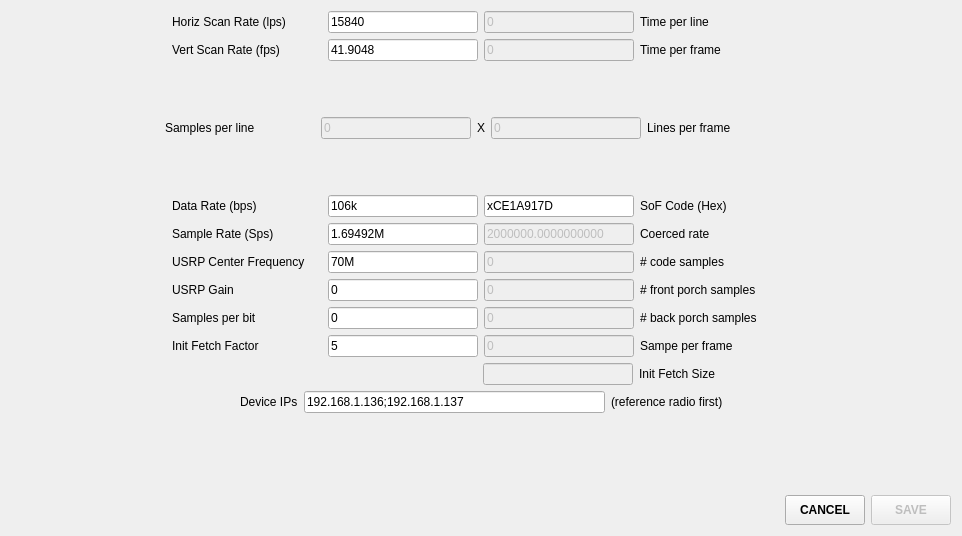
<?xml version="1.0" encoding="UTF-8"?>
<ui version="4.0">
 <class>ConfigurationPanelWidget</class>
 <widget class="QWidget" name="ConfigurationPanelWidget">
  <property name="windowModality">
   <enum>Qt::ApplicationModal</enum>
  </property>
  <property name="geometry">
   <rect>
    <x>0</x>
    <y>0</y>
    <width>962</width>
    <height>536</height>
   </rect>
  </property>
  <property name="sizePolicy">
   <sizepolicy hsizetype="Minimum" vsizetype="Minimum">
    <horstretch>0</horstretch>
    <verstretch>0</verstretch>
   </sizepolicy>
  </property>
  <property name="windowTitle">
   <string>Configuration</string>
  </property>
  <property name="windowIcon">
   <iconset resource="resources.qrc">
    <normaloff>:/new/mainwindow/icon/pinion.ico</normaloff>:/new/mainwindow/icon/pinion.ico</iconset>
  </property>
  <layout class="QGridLayout" name="gridLayout">
   <item row="0" column="0">
    <layout class="QVBoxLayout" name="verticalLayout">
     <item>
      <layout class="QHBoxLayout" name="horizontalLayout_30">
       <item>
        <layout class="QHBoxLayout" name="horizontalLayout">
         <item>
          <spacer name="horizontalSpacer_2">
           <property name="orientation">
            <enum>Qt::Horizontal</enum>
           </property>
           <property name="sizeHint" stdset="0">
            <size>
             <width>40</width>
             <height>20</height>
            </size>
           </property>
          </spacer>
         </item>
         <item>
          <widget class="QLabel" name="label">
           <property name="minimumSize">
            <size>
             <width>150</width>
             <height>0</height>
            </size>
           </property>
           <property name="maximumSize">
            <size>
             <width>150</width>
             <height>16777215</height>
            </size>
           </property>
           <property name="text">
            <string>Horiz Scan Rate (lps)</string>
           </property>
          </widget>
         </item>
         <item>
          <widget class="QLineEdit" name="horizScanRateLineEdit">
           <property name="minimumSize">
            <size>
             <width>150</width>
             <height>0</height>
            </size>
           </property>
           <property name="maximumSize">
            <size>
             <width>150</width>
             <height>16777215</height>
            </size>
           </property>
           <property name="inputMethodHints">
            <set>Qt::ImhNone</set>
           </property>
           <property name="text">
            <string>15840</string>
           </property>
          </widget>
         </item>
        </layout>
       </item>
       <item>
        <layout class="QHBoxLayout" name="horizontalLayout_22">
         <item>
          <widget class="QLineEdit" name="timePerLineLineEdit">
           <property name="enabled">
            <bool>false</bool>
           </property>
           <property name="minimumSize">
            <size>
             <width>150</width>
             <height>0</height>
            </size>
           </property>
           <property name="maximumSize">
            <size>
             <width>150</width>
             <height>16777215</height>
            </size>
           </property>
           <property name="text">
            <string>0</string>
           </property>
          </widget>
         </item>
         <item>
          <widget class="QLabel" name="label_22">
           <property name="minimumSize">
            <size>
             <width>150</width>
             <height>0</height>
            </size>
           </property>
           <property name="maximumSize">
            <size>
             <width>150</width>
             <height>16777215</height>
            </size>
           </property>
           <property name="text">
            <string>Time per line</string>
           </property>
          </widget>
         </item>
         <item>
          <spacer name="horizontalSpacer_3">
           <property name="orientation">
            <enum>Qt::Horizontal</enum>
           </property>
           <property name="sizeHint" stdset="0">
            <size>
             <width>40</width>
             <height>20</height>
            </size>
           </property>
          </spacer>
         </item>
        </layout>
       </item>
      </layout>
     </item>
     <item>
      <layout class="QHBoxLayout" name="horizontalLayout_31">
       <item>
        <layout class="QHBoxLayout" name="horizontalLayout_4">
         <item>
          <spacer name="horizontalSpacer_4">
           <property name="orientation">
            <enum>Qt::Horizontal</enum>
           </property>
           <property name="sizeHint" stdset="0">
            <size>
             <width>40</width>
             <height>20</height>
            </size>
           </property>
          </spacer>
         </item>
         <item>
          <widget class="QLabel" name="label_4">
           <property name="minimumSize">
            <size>
             <width>150</width>
             <height>0</height>
            </size>
           </property>
           <property name="maximumSize">
            <size>
             <width>150</width>
             <height>16777215</height>
            </size>
           </property>
           <property name="text">
            <string>Vert Scan Rate (fps)</string>
           </property>
          </widget>
         </item>
         <item>
          <widget class="QLineEdit" name="vertScanRateLineEdit">
           <property name="minimumSize">
            <size>
             <width>150</width>
             <height>0</height>
            </size>
           </property>
           <property name="maximumSize">
            <size>
             <width>150</width>
             <height>16777215</height>
            </size>
           </property>
           <property name="text">
            <string>41.9048</string>
           </property>
          </widget>
         </item>
        </layout>
       </item>
       <item>
        <layout class="QHBoxLayout" name="horizontalLayout_26">
         <item>
          <widget class="QLineEdit" name="timePerFrameLineEdit">
           <property name="enabled">
            <bool>false</bool>
           </property>
           <property name="minimumSize">
            <size>
             <width>150</width>
             <height>0</height>
            </size>
           </property>
           <property name="maximumSize">
            <size>
             <width>150</width>
             <height>16777215</height>
            </size>
           </property>
           <property name="text">
            <string>0</string>
           </property>
          </widget>
         </item>
         <item>
          <widget class="QLabel" name="label_26">
           <property name="minimumSize">
            <size>
             <width>150</width>
             <height>0</height>
            </size>
           </property>
           <property name="maximumSize">
            <size>
             <width>150</width>
             <height>16777215</height>
            </size>
           </property>
           <property name="text">
            <string>Time per frame</string>
           </property>
          </widget>
         </item>
         <item>
          <spacer name="horizontalSpacer_12">
           <property name="orientation">
            <enum>Qt::Horizontal</enum>
           </property>
           <property name="sizeHint" stdset="0">
            <size>
             <width>40</width>
             <height>20</height>
            </size>
           </property>
          </spacer>
         </item>
        </layout>
       </item>
      </layout>
     </item>
     <item>
      <spacer name="verticalSpacer">
       <property name="orientation">
        <enum>Qt::Vertical</enum>
       </property>
       <property name="sizeType">
        <enum>QSizePolicy::Fixed</enum>
       </property>
       <property name="sizeHint" stdset="0">
        <size>
         <width>20</width>
         <height>50</height>
        </size>
       </property>
      </spacer>
     </item>
     <item>
      <layout class="QHBoxLayout" name="horizontalLayout_32">
       <item>
        <layout class="QHBoxLayout" name="horizontalLayout_9">
         <item>
          <spacer name="horizontalSpacer_5">
           <property name="orientation">
            <enum>Qt::Horizontal</enum>
           </property>
           <property name="sizeHint" stdset="0">
            <size>
             <width>40</width>
             <height>20</height>
            </size>
           </property>
          </spacer>
         </item>
         <item>
          <widget class="QLabel" name="label_9">
           <property name="minimumSize">
            <size>
             <width>150</width>
             <height>0</height>
            </size>
           </property>
           <property name="maximumSize">
            <size>
             <width>150</width>
             <height>16777215</height>
            </size>
           </property>
           <property name="text">
            <string>Samples per line</string>
           </property>
          </widget>
         </item>
         <item>
          <widget class="QLineEdit" name="samplesPerLineLineEdit">
           <property name="enabled">
            <bool>false</bool>
           </property>
           <property name="minimumSize">
            <size>
             <width>150</width>
             <height>0</height>
            </size>
           </property>
           <property name="maximumSize">
            <size>
             <width>150</width>
             <height>16777215</height>
            </size>
           </property>
           <property name="text">
            <string>0</string>
           </property>
          </widget>
         </item>
        </layout>
       </item>
       <item>
        <widget class="QLabel" name="label_31">
         <property name="text">
          <string>X</string>
         </property>
        </widget>
       </item>
       <item>
        <layout class="QHBoxLayout" name="horizontalLayout_25">
         <item>
          <widget class="QLineEdit" name="linesPerFrameLineEdit">
           <property name="enabled">
            <bool>false</bool>
           </property>
           <property name="minimumSize">
            <size>
             <width>150</width>
             <height>0</height>
            </size>
           </property>
           <property name="maximumSize">
            <size>
             <width>150</width>
             <height>16777215</height>
            </size>
           </property>
           <property name="text">
            <string>0</string>
           </property>
          </widget>
         </item>
         <item>
          <widget class="QLabel" name="label_25">
           <property name="minimumSize">
            <size>
             <width>150</width>
             <height>0</height>
            </size>
           </property>
           <property name="maximumSize">
            <size>
             <width>150</width>
             <height>16777215</height>
            </size>
           </property>
           <property name="text">
            <string>Lines per frame</string>
           </property>
          </widget>
         </item>
         <item>
          <spacer name="horizontalSpacer_13">
           <property name="orientation">
            <enum>Qt::Horizontal</enum>
           </property>
           <property name="sizeHint" stdset="0">
            <size>
             <width>40</width>
             <height>20</height>
            </size>
           </property>
          </spacer>
         </item>
        </layout>
       </item>
      </layout>
     </item>
     <item>
      <spacer name="verticalSpacer_2">
       <property name="orientation">
        <enum>Qt::Vertical</enum>
       </property>
       <property name="sizeType">
        <enum>QSizePolicy::Fixed</enum>
       </property>
       <property name="sizeHint" stdset="0">
        <size>
         <width>20</width>
         <height>50</height>
        </size>
       </property>
      </spacer>
     </item>
     <item>
      <layout class="QHBoxLayout" name="horizontalLayout_33">
       <item>
        <layout class="QHBoxLayout" name="horizontalLayout_2">
         <item>
          <spacer name="horizontalSpacer_6">
           <property name="orientation">
            <enum>Qt::Horizontal</enum>
           </property>
           <property name="sizeHint" stdset="0">
            <size>
             <width>40</width>
             <height>20</height>
            </size>
           </property>
          </spacer>
         </item>
         <item>
          <widget class="QLabel" name="label_2">
           <property name="minimumSize">
            <size>
             <width>150</width>
             <height>0</height>
            </size>
           </property>
           <property name="maximumSize">
            <size>
             <width>150</width>
             <height>16777215</height>
            </size>
           </property>
           <property name="text">
            <string>Data Rate (bps)</string>
           </property>
          </widget>
         </item>
         <item>
          <widget class="QLineEdit" name="dataRateLineEdit">
           <property name="minimumSize">
            <size>
             <width>150</width>
             <height>0</height>
            </size>
           </property>
           <property name="maximumSize">
            <size>
             <width>150</width>
             <height>16777215</height>
            </size>
           </property>
           <property name="text">
            <string>106k</string>
           </property>
          </widget>
         </item>
        </layout>
       </item>
       <item>
        <layout class="QHBoxLayout" name="horizontalLayout_19">
         <item>
          <widget class="QLineEdit" name="SoFCodeLineEdit">
           <property name="minimumSize">
            <size>
             <width>150</width>
             <height>0</height>
            </size>
           </property>
           <property name="maximumSize">
            <size>
             <width>150</width>
             <height>16777215</height>
            </size>
           </property>
           <property name="inputMethodHints">
            <set>Qt::ImhUppercaseOnly</set>
           </property>
           <property name="text">
            <string>xCE1A917D</string>
           </property>
          </widget>
         </item>
         <item>
          <widget class="QLabel" name="label_19">
           <property name="minimumSize">
            <size>
             <width>150</width>
             <height>0</height>
            </size>
           </property>
           <property name="maximumSize">
            <size>
             <width>150</width>
             <height>16777215</height>
            </size>
           </property>
           <property name="text">
            <string>SoF Code (Hex)</string>
           </property>
          </widget>
         </item>
         <item>
          <spacer name="horizontalSpacer_14">
           <property name="orientation">
            <enum>Qt::Horizontal</enum>
           </property>
           <property name="sizeHint" stdset="0">
            <size>
             <width>40</width>
             <height>20</height>
            </size>
           </property>
          </spacer>
         </item>
        </layout>
       </item>
      </layout>
     </item>
     <item>
      <layout class="QHBoxLayout" name="horizontalLayout_34">
       <item>
        <layout class="QHBoxLayout" name="horizontalLayout_5">
         <item>
          <spacer name="horizontalSpacer_7">
           <property name="orientation">
            <enum>Qt::Horizontal</enum>
           </property>
           <property name="sizeHint" stdset="0">
            <size>
             <width>40</width>
             <height>20</height>
            </size>
           </property>
          </spacer>
         </item>
         <item>
          <widget class="QLabel" name="label_5">
           <property name="minimumSize">
            <size>
             <width>150</width>
             <height>0</height>
            </size>
           </property>
           <property name="maximumSize">
            <size>
             <width>150</width>
             <height>16777215</height>
            </size>
           </property>
           <property name="text">
            <string>Sample Rate (Sps)</string>
           </property>
          </widget>
         </item>
         <item>
          <widget class="QLineEdit" name="sampleRateLineEdit">
           <property name="minimumSize">
            <size>
             <width>150</width>
             <height>0</height>
            </size>
           </property>
           <property name="maximumSize">
            <size>
             <width>150</width>
             <height>16777215</height>
            </size>
           </property>
           <property name="text">
            <string>1.69492M</string>
           </property>
          </widget>
         </item>
        </layout>
       </item>
       <item>
        <layout class="QHBoxLayout" name="horizontalLayout_27">
         <item>
          <widget class="QLineEdit" name="coercedRateLineEdit">
           <property name="enabled">
            <bool>false</bool>
           </property>
           <property name="minimumSize">
            <size>
             <width>150</width>
             <height>0</height>
            </size>
           </property>
           <property name="maximumSize">
            <size>
             <width>150</width>
             <height>16777215</height>
            </size>
           </property>
           <property name="text">
            <string>2000000.0000000000</string>
           </property>
          </widget>
         </item>
         <item>
          <widget class="QLabel" name="label_27">
           <property name="minimumSize">
            <size>
             <width>150</width>
             <height>0</height>
            </size>
           </property>
           <property name="maximumSize">
            <size>
             <width>150</width>
             <height>16777215</height>
            </size>
           </property>
           <property name="text">
            <string>Coerced rate</string>
           </property>
          </widget>
         </item>
         <item>
          <spacer name="horizontalSpacer_15">
           <property name="orientation">
            <enum>Qt::Horizontal</enum>
           </property>
           <property name="sizeHint" stdset="0">
            <size>
             <width>40</width>
             <height>20</height>
            </size>
           </property>
          </spacer>
         </item>
        </layout>
       </item>
      </layout>
     </item>
     <item>
      <layout class="QHBoxLayout" name="horizontalLayout_35">
       <item>
        <layout class="QHBoxLayout" name="horizontalLayout_8">
         <item>
          <spacer name="horizontalSpacer_8">
           <property name="orientation">
            <enum>Qt::Horizontal</enum>
           </property>
           <property name="sizeHint" stdset="0">
            <size>
             <width>40</width>
             <height>20</height>
            </size>
           </property>
          </spacer>
         </item>
         <item>
          <widget class="QLabel" name="label_8">
           <property name="minimumSize">
            <size>
             <width>150</width>
             <height>0</height>
            </size>
           </property>
           <property name="maximumSize">
            <size>
             <width>150</width>
             <height>16777215</height>
            </size>
           </property>
           <property name="text">
            <string>USRP Center Frequency</string>
           </property>
          </widget>
         </item>
         <item>
          <widget class="QLineEdit" name="USRPCenterFreqLineEdit">
           <property name="minimumSize">
            <size>
             <width>150</width>
             <height>0</height>
            </size>
           </property>
           <property name="maximumSize">
            <size>
             <width>150</width>
             <height>16777215</height>
            </size>
           </property>
           <property name="text">
            <string>70M</string>
           </property>
          </widget>
         </item>
        </layout>
       </item>
       <item>
        <layout class="QHBoxLayout" name="horizontalLayout_24">
         <item>
          <widget class="QLineEdit" name="codeSamplesNumberLineEdit">
           <property name="enabled">
            <bool>false</bool>
           </property>
           <property name="minimumSize">
            <size>
             <width>150</width>
             <height>0</height>
            </size>
           </property>
           <property name="maximumSize">
            <size>
             <width>150</width>
             <height>16777215</height>
            </size>
           </property>
           <property name="text">
            <string>0</string>
           </property>
          </widget>
         </item>
         <item>
          <widget class="QLabel" name="label_24">
           <property name="minimumSize">
            <size>
             <width>150</width>
             <height>0</height>
            </size>
           </property>
           <property name="maximumSize">
            <size>
             <width>150</width>
             <height>16777215</height>
            </size>
           </property>
           <property name="text">
            <string># code samples</string>
           </property>
          </widget>
         </item>
         <item>
          <spacer name="horizontalSpacer_16">
           <property name="orientation">
            <enum>Qt::Horizontal</enum>
           </property>
           <property name="sizeHint" stdset="0">
            <size>
             <width>40</width>
             <height>20</height>
            </size>
           </property>
          </spacer>
         </item>
        </layout>
       </item>
      </layout>
     </item>
     <item>
      <layout class="QHBoxLayout" name="horizontalLayout_36">
       <item>
        <layout class="QHBoxLayout" name="horizontalLayout_7">
         <item>
          <spacer name="horizontalSpacer_9">
           <property name="orientation">
            <enum>Qt::Horizontal</enum>
           </property>
           <property name="sizeHint" stdset="0">
            <size>
             <width>40</width>
             <height>20</height>
            </size>
           </property>
          </spacer>
         </item>
         <item>
          <widget class="QLabel" name="label_7">
           <property name="minimumSize">
            <size>
             <width>150</width>
             <height>0</height>
            </size>
           </property>
           <property name="maximumSize">
            <size>
             <width>150</width>
             <height>16777215</height>
            </size>
           </property>
           <property name="text">
            <string>USRP Gain</string>
           </property>
          </widget>
         </item>
         <item>
          <widget class="QLineEdit" name="USRPGainLineEdit">
           <property name="minimumSize">
            <size>
             <width>150</width>
             <height>0</height>
            </size>
           </property>
           <property name="maximumSize">
            <size>
             <width>150</width>
             <height>16777215</height>
            </size>
           </property>
           <property name="text">
            <string>0</string>
           </property>
          </widget>
         </item>
        </layout>
       </item>
       <item>
        <layout class="QHBoxLayout" name="horizontalLayout_21">
         <item>
          <widget class="QLineEdit" name="frontPorchSamplesNumberLineEdit">
           <property name="enabled">
            <bool>false</bool>
           </property>
           <property name="minimumSize">
            <size>
             <width>150</width>
             <height>0</height>
            </size>
           </property>
           <property name="maximumSize">
            <size>
             <width>150</width>
             <height>16777215</height>
            </size>
           </property>
           <property name="text">
            <string>0</string>
           </property>
          </widget>
         </item>
         <item>
          <widget class="QLabel" name="label_21">
           <property name="minimumSize">
            <size>
             <width>150</width>
             <height>0</height>
            </size>
           </property>
           <property name="maximumSize">
            <size>
             <width>150</width>
             <height>16777215</height>
            </size>
           </property>
           <property name="text">
            <string># front porch samples</string>
           </property>
          </widget>
         </item>
         <item>
          <spacer name="horizontalSpacer_17">
           <property name="orientation">
            <enum>Qt::Horizontal</enum>
           </property>
           <property name="sizeHint" stdset="0">
            <size>
             <width>40</width>
             <height>20</height>
            </size>
           </property>
          </spacer>
         </item>
        </layout>
       </item>
      </layout>
     </item>
     <item>
      <layout class="QHBoxLayout" name="horizontalLayout_37">
       <item>
        <layout class="QHBoxLayout" name="horizontalLayout_6">
         <item>
          <spacer name="horizontalSpacer_10">
           <property name="orientation">
            <enum>Qt::Horizontal</enum>
           </property>
           <property name="sizeHint" stdset="0">
            <size>
             <width>40</width>
             <height>20</height>
            </size>
           </property>
          </spacer>
         </item>
         <item>
          <widget class="QLabel" name="label_6">
           <property name="minimumSize">
            <size>
             <width>150</width>
             <height>0</height>
            </size>
           </property>
           <property name="maximumSize">
            <size>
             <width>150</width>
             <height>16777215</height>
            </size>
           </property>
           <property name="text">
            <string>Samples per bit</string>
           </property>
          </widget>
         </item>
         <item>
          <widget class="QLineEdit" name="samplesPerBitLineEdit">
           <property name="minimumSize">
            <size>
             <width>150</width>
             <height>0</height>
            </size>
           </property>
           <property name="maximumSize">
            <size>
             <width>150</width>
             <height>16777215</height>
            </size>
           </property>
           <property name="text">
            <string>0</string>
           </property>
          </widget>
         </item>
        </layout>
       </item>
       <item>
        <layout class="QHBoxLayout" name="horizontalLayout_23">
         <item>
          <widget class="QLineEdit" name="backPorchSamplesNumberLineEdit">
           <property name="enabled">
            <bool>false</bool>
           </property>
           <property name="minimumSize">
            <size>
             <width>150</width>
             <height>0</height>
            </size>
           </property>
           <property name="maximumSize">
            <size>
             <width>150</width>
             <height>16777215</height>
            </size>
           </property>
           <property name="text">
            <string>0</string>
           </property>
          </widget>
         </item>
         <item>
          <widget class="QLabel" name="label_23">
           <property name="minimumSize">
            <size>
             <width>150</width>
             <height>0</height>
            </size>
           </property>
           <property name="maximumSize">
            <size>
             <width>150</width>
             <height>16777215</height>
            </size>
           </property>
           <property name="text">
            <string># back porch samples</string>
           </property>
          </widget>
         </item>
         <item>
          <spacer name="horizontalSpacer_18">
           <property name="orientation">
            <enum>Qt::Horizontal</enum>
           </property>
           <property name="sizeHint" stdset="0">
            <size>
             <width>40</width>
             <height>20</height>
            </size>
           </property>
          </spacer>
         </item>
        </layout>
       </item>
      </layout>
     </item>
     <item>
      <layout class="QHBoxLayout" name="horizontalLayout_38">
       <item>
        <layout class="QHBoxLayout" name="horizontalLayout_3">
         <item>
          <spacer name="horizontalSpacer_11">
           <property name="orientation">
            <enum>Qt::Horizontal</enum>
           </property>
           <property name="sizeHint" stdset="0">
            <size>
             <width>40</width>
             <height>20</height>
            </size>
           </property>
          </spacer>
         </item>
         <item>
          <widget class="QLabel" name="label_3">
           <property name="minimumSize">
            <size>
             <width>150</width>
             <height>0</height>
            </size>
           </property>
           <property name="maximumSize">
            <size>
             <width>150</width>
             <height>16777215</height>
            </size>
           </property>
           <property name="text">
            <string>Init Fetch Factor</string>
           </property>
          </widget>
         </item>
         <item>
          <widget class="QLineEdit" name="initFetchFactorLineEdit">
           <property name="minimumSize">
            <size>
             <width>150</width>
             <height>0</height>
            </size>
           </property>
           <property name="maximumSize">
            <size>
             <width>150</width>
             <height>16777215</height>
            </size>
           </property>
           <property name="text">
            <string>5</string>
           </property>
          </widget>
         </item>
        </layout>
       </item>
       <item>
        <layout class="QHBoxLayout" name="horizontalLayout_20">
         <item>
          <widget class="QLineEdit" name="samplePerFrameLineEdit">
           <property name="enabled">
            <bool>false</bool>
           </property>
           <property name="minimumSize">
            <size>
             <width>150</width>
             <height>0</height>
            </size>
           </property>
           <property name="maximumSize">
            <size>
             <width>150</width>
             <height>16777215</height>
            </size>
           </property>
           <property name="text">
            <string>0</string>
           </property>
          </widget>
         </item>
         <item>
          <widget class="QLabel" name="label_20">
           <property name="minimumSize">
            <size>
             <width>150</width>
             <height>0</height>
            </size>
           </property>
           <property name="maximumSize">
            <size>
             <width>150</width>
             <height>16777215</height>
            </size>
           </property>
           <property name="text">
            <string>Sampe per frame</string>
           </property>
          </widget>
         </item>
         <item>
          <spacer name="horizontalSpacer_19">
           <property name="orientation">
            <enum>Qt::Horizontal</enum>
           </property>
           <property name="sizeHint" stdset="0">
            <size>
             <width>40</width>
             <height>20</height>
            </size>
           </property>
          </spacer>
         </item>
        </layout>
       </item>
      </layout>
     </item>
     <item>
      <layout class="QHBoxLayout" name="horizontalLayout_28">
       <item>
        <spacer name="horizontalSpacer">
         <property name="orientation">
          <enum>Qt::Horizontal</enum>
         </property>
         <property name="sizeHint" stdset="0">
          <size>
           <width>40</width>
           <height>20</height>
          </size>
         </property>
        </spacer>
       </item>
       <item>
        <spacer name="horizontalSpacer_23">
         <property name="orientation">
          <enum>Qt::Horizontal</enum>
         </property>
         <property name="sizeType">
          <enum>QSizePolicy::Fixed</enum>
         </property>
         <property name="sizeHint" stdset="0">
          <size>
           <width>310</width>
           <height>20</height>
          </size>
         </property>
        </spacer>
       </item>
       <item>
        <widget class="QLineEdit" name="initFetchSizeLineEdit">
         <property name="enabled">
          <bool>false</bool>
         </property>
         <property name="minimumSize">
          <size>
           <width>150</width>
           <height>0</height>
          </size>
         </property>
         <property name="maximumSize">
          <size>
           <width>150</width>
           <height>16777215</height>
          </size>
         </property>
        </widget>
       </item>
       <item>
        <widget class="QLabel" name="label_28">
         <property name="minimumSize">
          <size>
           <width>150</width>
           <height>0</height>
          </size>
         </property>
         <property name="maximumSize">
          <size>
           <width>150</width>
           <height>16777215</height>
          </size>
         </property>
         <property name="text">
          <string>Init Fetch Size</string>
         </property>
        </widget>
       </item>
       <item>
        <spacer name="horizontalSpacer_22">
         <property name="orientation">
          <enum>Qt::Horizontal</enum>
         </property>
         <property name="sizeHint" stdset="0">
          <size>
           <width>40</width>
           <height>20</height>
          </size>
         </property>
        </spacer>
       </item>
      </layout>
     </item>
     <item>
      <layout class="QHBoxLayout" name="horizontalLayout_11">
       <item>
        <spacer name="horizontalSpacer_20">
         <property name="orientation">
          <enum>Qt::Horizontal</enum>
         </property>
         <property name="sizeHint" stdset="0">
          <size>
           <width>231</width>
           <height>20</height>
          </size>
         </property>
        </spacer>
       </item>
       <item>
        <widget class="QLabel" name="label_29">
         <property name="text">
          <string>Device IPs</string>
         </property>
        </widget>
       </item>
       <item>
        <widget class="QLineEdit" name="devicesIPsLineEdit">
         <property name="minimumSize">
          <size>
           <width>301</width>
           <height>0</height>
          </size>
         </property>
         <property name="maximumSize">
          <size>
           <width>300</width>
           <height>16777215</height>
          </size>
         </property>
         <property name="text">
          <string>192.168.1.136;192.168.1.137</string>
         </property>
        </widget>
       </item>
       <item>
        <widget class="QLabel" name="label_30">
         <property name="text">
          <string>(reference radio first)</string>
         </property>
        </widget>
       </item>
       <item>
        <spacer name="horizontalSpacer_21">
         <property name="orientation">
          <enum>Qt::Horizontal</enum>
         </property>
         <property name="sizeHint" stdset="0">
          <size>
           <width>230</width>
           <height>20</height>
          </size>
         </property>
        </spacer>
       </item>
      </layout>
     </item>
     <item>
      <spacer name="verticalSpacer_3">
       <property name="orientation">
        <enum>Qt::Vertical</enum>
       </property>
       <property name="sizeHint" stdset="0">
        <size>
         <width>20</width>
         <height>40</height>
        </size>
       </property>
      </spacer>
     </item>
     <item>
      <layout class="QHBoxLayout" name="horizontalLayout_10">
       <item>
        <spacer name="horizontalSpacer_24">
         <property name="orientation">
          <enum>Qt::Horizontal</enum>
         </property>
         <property name="sizeHint" stdset="0">
          <size>
           <width>40</width>
           <height>20</height>
          </size>
         </property>
        </spacer>
       </item>
       <item>
        <widget class="QPushButton" name="cancelBtn">
         <property name="minimumSize">
          <size>
           <width>80</width>
           <height>30</height>
          </size>
         </property>
         <property name="maximumSize">
          <size>
           <width>80</width>
           <height>30</height>
          </size>
         </property>
         <property name="font">
          <font>
           <weight>75</weight>
           <bold>true</bold>
          </font>
         </property>
         <property name="text">
          <string>CANCEL</string>
         </property>
        </widget>
       </item>
       <item>
        <widget class="QPushButton" name="saveBtn">
         <property name="enabled">
          <bool>false</bool>
         </property>
         <property name="minimumSize">
          <size>
           <width>80</width>
           <height>30</height>
          </size>
         </property>
         <property name="maximumSize">
          <size>
           <width>80</width>
           <height>30</height>
          </size>
         </property>
         <property name="font">
          <font>
           <weight>75</weight>
           <bold>true</bold>
          </font>
         </property>
         <property name="text">
          <string>SAVE</string>
         </property>
        </widget>
       </item>
      </layout>
     </item>
    </layout>
   </item>
  </layout>
 </widget>
 <tabstops>
  <tabstop>horizScanRateLineEdit</tabstop>
  <tabstop>vertScanRateLineEdit</tabstop>
  <tabstop>samplesPerLineLineEdit</tabstop>
  <tabstop>dataRateLineEdit</tabstop>
  <tabstop>sampleRateLineEdit</tabstop>
  <tabstop>USRPCenterFreqLineEdit</tabstop>
  <tabstop>USRPGainLineEdit</tabstop>
  <tabstop>samplesPerBitLineEdit</tabstop>
  <tabstop>initFetchFactorLineEdit</tabstop>
  <tabstop>timePerLineLineEdit</tabstop>
  <tabstop>timePerFrameLineEdit</tabstop>
  <tabstop>linesPerFrameLineEdit</tabstop>
  <tabstop>SoFCodeLineEdit</tabstop>
  <tabstop>coercedRateLineEdit</tabstop>
  <tabstop>codeSamplesNumberLineEdit</tabstop>
  <tabstop>frontPorchSamplesNumberLineEdit</tabstop>
  <tabstop>backPorchSamplesNumberLineEdit</tabstop>
  <tabstop>samplePerFrameLineEdit</tabstop>
  <tabstop>initFetchSizeLineEdit</tabstop>
  <tabstop>devicesIPsLineEdit</tabstop>
  <tabstop>saveBtn</tabstop>
  <tabstop>cancelBtn</tabstop>
 </tabstops>
 <resources>
  <include location="resources.qrc"/>
 </resources>
 <connections/>
</ui>
